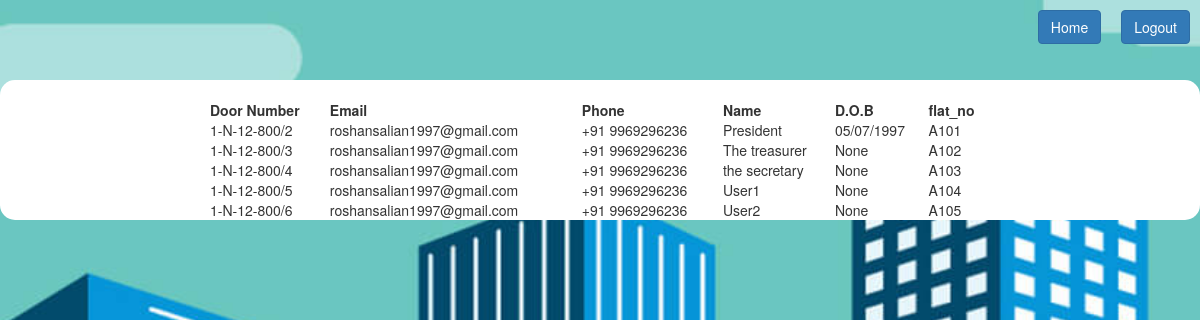
Page /displayFlatOwner on the earlier database version.
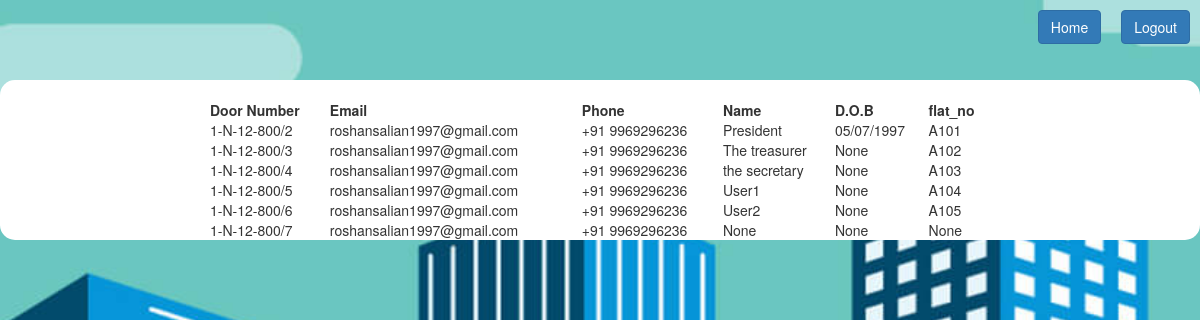
Same page on the later database version.
### tables this page shows
CREATE TABLE "homeOwns" (
	"aptNo"	TEXT,
	"email"	TEXT,
	"phone"	TEXT,
	"usrName"	TEXT,
	"dob"	TEXT,
	"photo"	TEXT,
	"id_photo"	TEXT,
	"father"	TEXT,
	"mother"	TEXT,
	"comm_address"	TEXT,
	"perm_address"	TEXT,
	"occupation"	TEXT,
	"occupancy"	INTEGER,
	"comm_add_proof"	TEXT,
	"perm_add_proof"	TEXT,
	"sale_deed"	TEXT,
	"flat_no"	TEXT,
	PRIMARY KEY("aptNo")
);

### script.py (the view)
@app.route('/displayFlatOwner')
def displayFlatOwner():
	conn = sqlite3.connect('data/data.db')
	cur = conn.cursor()
	cur.execute("SELECT * from homeOwns;")
	data = cur.fetchall()
	return render_template('flatOwnerInfo.html', data=data)

### script.py (called while the page is built)
@app.before_request
def before_request():
	g.user = None
	if 'user' in session:
		g.user = session['user']

### templates/flatOwnerInfo.html (shortened to what this page needs)
<!DOCTYPE html>
<html>
<head>
	<link rel="stylesheet" type="text/css" href="{{ url_for('static', filename='bootstrap.css') }}">
	<link rel="stylesheet" type="text/css" href="{{ url_for('static', filename='myStyles.css') }}">
	<link rel="stylesheet" href="https://maxcdn.bootstrapcdn.com/bootstrap/3.4.0/css/bootstrap.min.css">
</head>
<body class="bgSet">
	<a href="/logout" style="float: right; margin: 10px"><button class="btn btn-primary">Logout</button></a>
  <a href="/welcomeH" style="float: right; margin: 10px"><button class="btn btn-primary">Home</button></a>
  <br>
  <br><br><br>
  <div style="text-align:center; background-color: white; border-radius:15px;">
		<center>
			<table  width="65%" align="center;" style="margin: 0px auto;">
				<tr>
					<td><b>Door Number</b></td>
			    <td><b>Email</b></td>
			    <td><b>Phone</b></td>
					<td><b>Name</b></td>
					<td><b>D.O.B</b></td>
          <td><b>flat_no</b></td>
				<tr>
				<br>
				{% for item in data %}
				<tr>
					<td>{{item[0]}}</td>
			    <td>{{item[1]}}</td>
			    <td>{{item[2]}}</td>
					<td>{{item[3]}}</td>
					<td>{{item[4]}}</td>
          <td>{{item[16]}}</td>
				<tr>
				{% endfor %}
			</table>
		</center>
	</div>
</body>
</html>

### static/myStyles.css (style rules this page uses)
:root { --lightGrey: #DDDDDD; --maroon: #800000; --deepGreenLight: #00902080; --deepBlueLight: #00008080; --orangeLight: #FFA000A0; --pinkLight: #F4BFBEC0; --redLight: #FF000090; --lightRed: #FF3333; --lightBlue: #ADD8E6F0; --lightGreen: #90EE90F0; }
.bgSet { background-image: url('/static/images/buildings.jpg'); background-repeat: no-repeat; background-size: cover; background-attachment: fixed; }

Differences in the rows shown:
added homeOwns: aptNo "1-N-12-800/7", email "roshansalian1997@gmail.com", phone "+91 9969296236", item "None"
